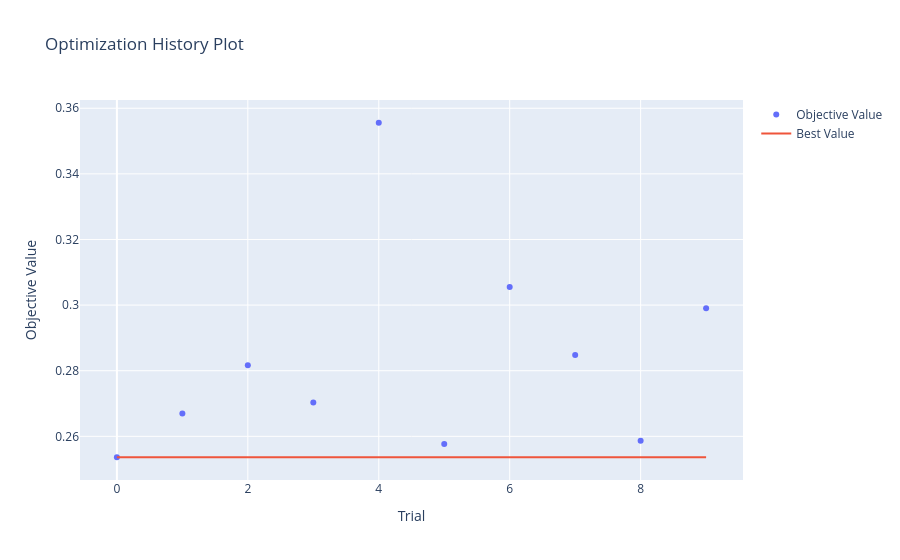
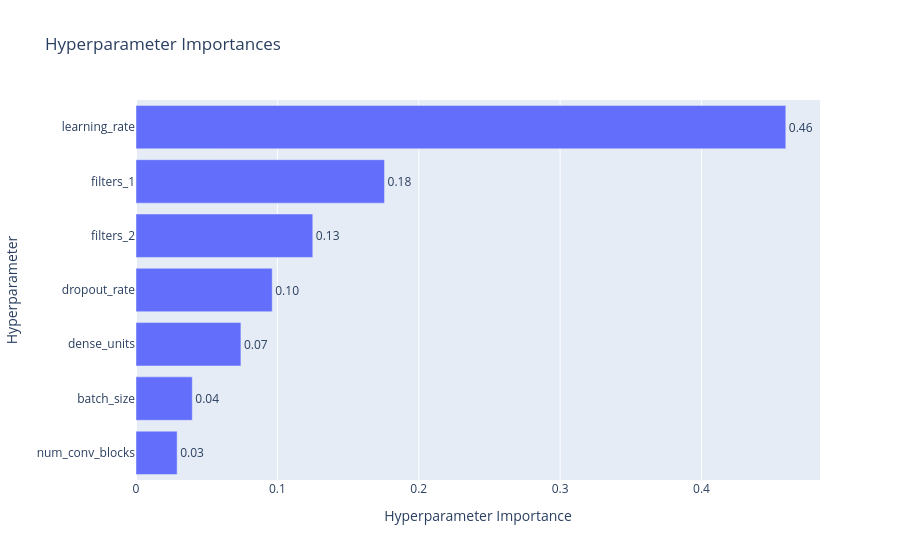
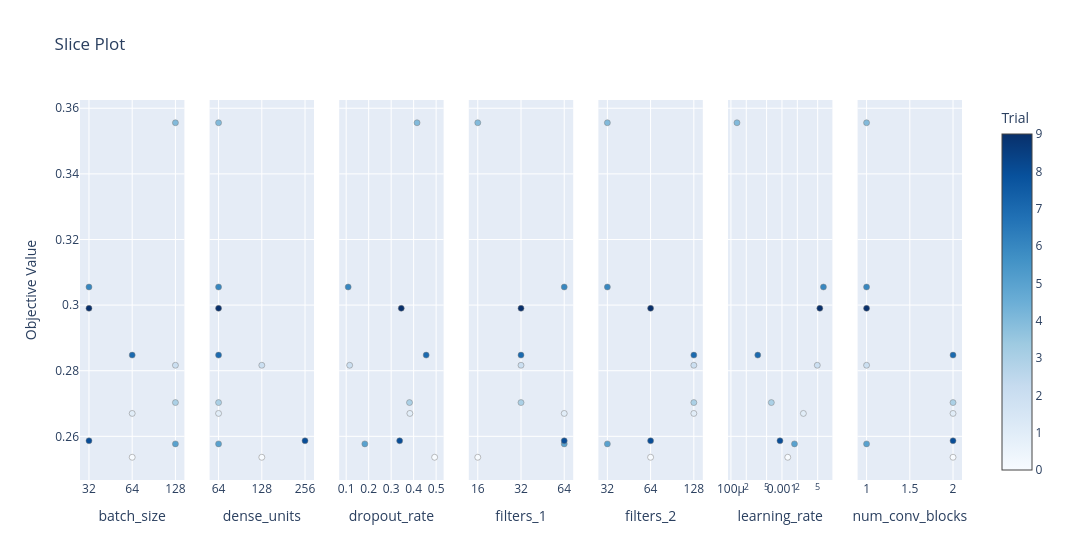

Source (notebook cell) for these figures, in order:
### Code cell
# visualizing Optuna results
optuna.visualization.plot_optimization_history(study).show()
optuna.visualization.plot_param_importances(study).show()
optuna.visualization.plot_slice(study).show()

### Figure 1 — Plotly figure (JSON) as saved in the notebook; plotly's stock layout.template omitted (floating-point values rounded to 4 significant figures)
{"data": [{"mode": "markers", "name": "Objective Value", "type": "scatter", "x": [0, 1, 2, 3, 4, 5, 6, 7, 8, 9], "y": [0.2536, 0.267, 0.2817, 0.2703, 0.3556, 0.2577, 0.3055, 0.2848, 0.2586, 0.299]}, {"mode": "lines", "name": "Best Value", "type": "scatter", "x": [0, 1, 2, 3, 4, 5, 6, 7, 8, 9], "y": [0.2536, 0.2536, 0.2536, 0.2536, 0.2536, 0.2536, 0.2536, 0.2536, 0.2536, 0.2536]}, {"marker": {"color": "#cccccc"}, "mode": "markers", "name": "Infeasible Trial", "showlegend": false, "type": "scatter", "x": [], "y": []}], "layout": {"title": {"text": "Optimization History Plot"}, "xaxis": {"title": {"text": "Trial"}}, "yaxis": {"title": {"text": "Objective Value"}}}}

### Figure 2 — Plotly figure (JSON) as saved in the notebook; plotly's stock layout.template omitted (floating-point values rounded to 4 significant figures)
{"data": [{"cliponaxis": false, "hovertemplate": ["num_conv_blocks (IntDistribution): 0.029102566849531723<extra></extra>", "batch_size (CategoricalDistribution): 0.03981765635423322<extra></extra>", "dense_units (CategoricalDistribution): 0.07421513063655716<extra></extra>", "dropout_rate (FloatDistribution): 0.0963524572880904<extra></extra>", "filters_2 (CategoricalDistribution): 0.12506124373010788<extra></extra>", "filters_1 (CategoricalDistribution): 0.17579492763565452<extra></extra>", "learning_rate (FloatDistribution): 0.459656017505825<extra></extra>"], "name": "Objective Value", "orientation": "h", "text": ["0.03", "0.04", "0.07", "0.10", "0.13", "0.18", "0.46"], "textposition": "outside", "type": "bar", "x": [0.0291, 0.03982, 0.07422, 0.09635, 0.1251, 0.1758, 0.4597], "y": ["num_conv_blocks", "batch_size", "dense_units", "dropout_rate", "filters_2", "filters_1", "learning_rate"]}], "layout": {"title": {"text": "Hyperparameter Importances"}, "xaxis": {"title": {"text": "Hyperparameter Importance"}}, "yaxis": {"title": {"text": "Hyperparameter"}}}}

### Figure 3 — Plotly figure (JSON) as saved in the notebook; plotly's stock layout.template omitted (floating-point values rounded to 4 significant figures)
{"data": [{"marker": {"color": [0, 1, 2, 3, 4, 5, 6, 7, 8, 9], "colorbar": {"title": {"text": "Trial"}, "x": 1, "xpad": 40}, "colorscale": [[0, "rgb(247,251,255)"], [0.125, "rgb(222,235,247)"], [0.25, "rgb(198,219,239)"], [0.375, "rgb(158,202,225)"], [0.5, "rgb(107,174,214)"], [0.625, "rgb(66,146,198)"], [0.75, "rgb(33,113,181)"], [0.875, "rgb(8,81,156)"], [1, "rgb(8,48,107)"]], "line": {"color": "Grey", "width": 0.5}, "showscale": true}, "mode": "markers", "name": "Feasible Trial", "showlegend": false, "type": "scatter", "x": [64, 64, 128, 128, 128, 128, 32, 64, 32, 32], "xaxis": "x", "y": [0.2536, 0.267, 0.2817, 0.2703, 0.3556, 0.2577, 0.3055, 0.2848, 0.2586, 0.299], "yaxis": "y"}, {"marker": {"color": [0, 1, 2, 3, 4, 5, 6, 7, 8, 9], "colorbar": {"title": {"text": "Trial"}, "x": 1, "xpad": 40}, "colorscale": [[0, "rgb(247,251,255)"], [0.125, "rgb(222,235,247)"], [0.25, "rgb(198,219,239)"], [0.375, "rgb(158,202,225)"], [0.5, "rgb(107,174,214)"], [0.625, "rgb(66,146,198)"], [0.75, "rgb(33,113,181)"], [0.875, "rgb(8,81,156)"], [1, "rgb(8,48,107)"]], "line": {"color": "Grey", "width": 0.5}, "showscale": false}, "mode": "markers", "name": "Feasible Trial", "showlegend": false, "type": "scatter", "x": [128, 64, 128, 64, 64, 64, 64, 64, 256, 64], "xaxis": "x2", "y": [0.2536, 0.267, 0.2817, 0.2703, 0.3556, 0.2577, 0.3055, 0.2848, 0.2586, 0.299], "yaxis": "y2"}, {"marker": {"color": [0, 1, 2, 3, 4, 5, 6, 7, 8, 9], "colorbar": {"title": {"text": "Trial"}, "x": 1, "xpad": 40}, "colorscale": [[0, "rgb(247,251,255)"], [0.125, "rgb(222,235,247)"], [0.25, "rgb(198,219,239)"], [0.375, "rgb(158,202,225)"], [0.5, "rgb(107,174,214)"], [0.625, "rgb(66,146,198)"], [0.75, "rgb(33,113,181)"], [0.875, "rgb(8,81,156)"], [1, "rgb(8,48,107)"]], "line": {"color": "Grey", "width": 0.5}, "showscale": false}, "mode": "markers", "name": "Feasible Trial", "showlegend": false, "type": "scatter", "x": [0.4933, 0.3832, 0.1155, 0.3815, 0.4151, 0.1829, 0.1088, 0.4557, 0.3378, 0.3449], "xaxis": "x3", "y": [0.2536, 0.267, 0.2817, 0.2703, 0.3556, 0.2577, 0.3055, 0.2848, 0.2586, 0.299], "yaxis": "y3"}, {"marker": {"color": [0, 1, 2, 3, 4, 5, 6, 7, 8, 9], "colorbar": {"title": {"text": "Trial"}, "x": 1, "xpad": 40}, "colorscale": [[0, "rgb(247,251,255)"], [0.125, "rgb(222,235,247)"], [0.25, "rgb(198,219,239)"], [0.375, "rgb(158,202,225)"], [0.5, "rgb(107,174,214)"], [0.625, "rgb(66,146,198)"], [0.75, "rgb(33,113,181)"], [0.875, "rgb(8,81,156)"], [1, "rgb(8,48,107)"]], "line": {"color": "Grey", "width": 0.5}, "showscale": false}, "mode": "markers", "name": "Feasible Trial", "showlegend": false, "type": "scatter", "x": [16, 64, 32, 32, 16, 64, 64, 32, 64, 32], "xaxis": "x4", "y": [0.2536, 0.267, 0.2817, 0.2703, 0.3556, 0.2577, 0.3055, 0.2848, 0.2586, 0.299], "yaxis": "y4"}, {"marker": {"color": [0, 1, 2, 3, 4, 5, 6, 7, 8, 9], "colorbar": {"title": {"text": "Trial"}, "x": 1, "xpad": 40}, "colorscale": [[0, "rgb(247,251,255)"], [0.125, "rgb(222,235,247)"], [0.25, "rgb(198,219,239)"], [0.375, "rgb(158,202,225)"], [0.5, "rgb(107,174,214)"], [0.625, "rgb(66,146,198)"], [0.75, "rgb(33,113,181)"], [0.875, "rgb(8,81,156)"], [1, "rgb(8,48,107)"]], "line": {"color": "Grey", "width": 0.5}, "showscale": false}, "mode": "markers", "name": "Feasible Trial", "showlegend": false, "type": "scatter", "x": [64, 128, 128, 128, 32, 32, 32, 128, 64, 64], "xaxis": "x5", "y": [0.2536, 0.267, 0.2817, 0.2703, 0.3556, 0.2577, 0.3055, 0.2848, 0.2586, 0.299], "yaxis": "y5"}, {"marker": {"color": [0, 1, 2, 3, 4, 5, 6, 7, 8, 9], "colorbar": {"title": {"text": "Trial"}, "x": 1, "xpad": 40}, "colorscale": [[0, "rgb(247,251,255)"], [0.125, "rgb(222,235,247)"], [0.25, "rgb(198,219,239)"], [0.375, "rgb(158,202,225)"], [0.5, "rgb(107,174,214)"], [0.625, "rgb(66,146,198)"], [0.75, "rgb(33,113,181)"], [0.875, "rgb(8,81,156)"], [1, "rgb(8,48,107)"]], "line": {"color": "Grey", "width": 0.5}, "showscale": false}, "mode": "markers", "name": "Feasible Trial", "showlegend": false, "type": "scatter", "x": [0.001299, 0.002626, 0.004919, 0.0006191, 0.0001314, 0.001758, 0.006487, 0.0003358, 0.0009144, 0.005514], "xaxis": "x6", "y": [0.2536, 0.267, 0.2817, 0.2703, 0.3556, 0.2577, 0.3055, 0.2848, 0.2586, 0.299], "yaxis": "y6"}, {"marker": {"color": [0, 1, 2, 3, 4, 5, 6, 7, 8, 9], "colorbar": {"title": {"text": "Trial"}, "x": 1, "xpad": 40}, "colorscale": [[0, "rgb(247,251,255)"], [0.125, "rgb(222,235,247)"], [0.25, "rgb(198,219,239)"], [0.375, "rgb(158,202,225)"], [0.5, "rgb(107,174,214)"], [0.625, "rgb(66,146,198)"], [0.75, "rgb(33,113,181)"], [0.875, "rgb(8,81,156)"], [1, "rgb(8,48,107)"]], "line": {"color": "Grey", "width": 0.5}, "showscale": false}, "mode": "markers", "name": "Feasible Trial", "showlegend": false, "type": "scatter", "x": [2, 2, 1, 2, 1, 1, 1, 2, 2, 1], "xaxis": "x7", "y": [0.2536, 0.267, 0.2817, 0.2703, 0.3556, 0.2577, 0.3055, 0.2848, 0.2586, 0.299], "yaxis": "y7"}], "layout": {"title": {"text": "Slice Plot"}, "width": 2100, "xaxis": {"anchor": "y", "categoryarray": [32, 64, 128], "categoryorder": "array", "domain": [0, 0.1184], "title": {"text": "batch_size"}, "type": "category"}, "xaxis2": {"anchor": "y2", "categoryarray": [64, 128, 256], "categoryorder": "array", "domain": [0.1469, 0.2653], "title": {"text": "dense_units"}, "type": "category"}, "xaxis3": {"anchor": "y3", "domain": [0.2939, 0.4122], "title": {"text": "dropout_rate"}}, "xaxis4": {"anchor": "y4", "categoryarray": [16, 32, 64], "categoryorder": "array", "domain": [0.4408, 0.5592], "title": {"text": "filters_1"}, "type": "category"}, "xaxis5": {"anchor": "y5", "categoryarray": [32, 64, 128], "categoryorder": "array", "domain": [0.5878, 0.7061], "title": {"text": "filters_2"}, "type": "category"}, "xaxis6": {"anchor": "y6", "domain": [0.7347, 0.8531], "title": {"text": "learning_rate"}, "type": "log"}, "xaxis7": {"anchor": "y7", "domain": [0.8816, 1.0], "title": {"text": "num_conv_blocks"}}, "yaxis": {"anchor": "x", "domain": [0, 1], "title": {"text": "Objective Value"}}, "yaxis2": {"anchor": "x2", "domain": [0, 1], "matches": "y", "showticklabels": false}, "yaxis3": {"anchor": "x3", "domain": [0, 1], "matches": "y", "showticklabels": false}, "yaxis4": {"anchor": "x4", "domain": [0, 1], "matches": "y", "showticklabels": false}, "yaxis5": {"anchor": "x5", "domain": [0, 1], "matches": "y", "showticklabels": false}, "yaxis6": {"anchor": "x6", "domain": [0, 1], "matches": "y", "showticklabels": false}, "yaxis7": {"anchor": "x7", "domain": [0, 1], "matches": "y", "showticklabels": false}}}
